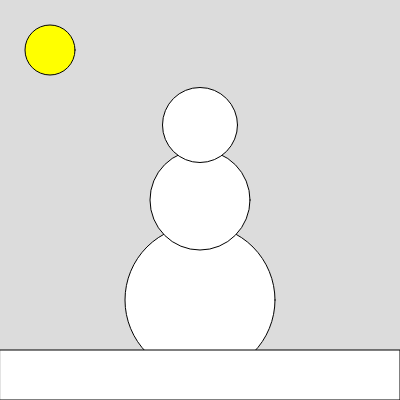
Frame 1 (no input)
Frame 60 (no input): identical to frame 1, image omitted
Frame 120 (the mouse pressed at the canvas centre since frame 60): identical to frame 1, image omitted

The p5.js sketch that drew this single still picture (run headless with seeded random() and noise() and a simulated clock; from frame 60 on, the mouse is pressed at the canvas centre):

// p5.js sketch
// ── sketch.js
function setup() {
  createCanvas(400, 400);
}

function draw() {
  background(220);
  fill("white")
  circle(200,300,150)
  circle(200,200,100)
  circle(200,125,75)
  rect(0,350,400,50)
  fill("yellow")
  circle(50,50,50)
}
